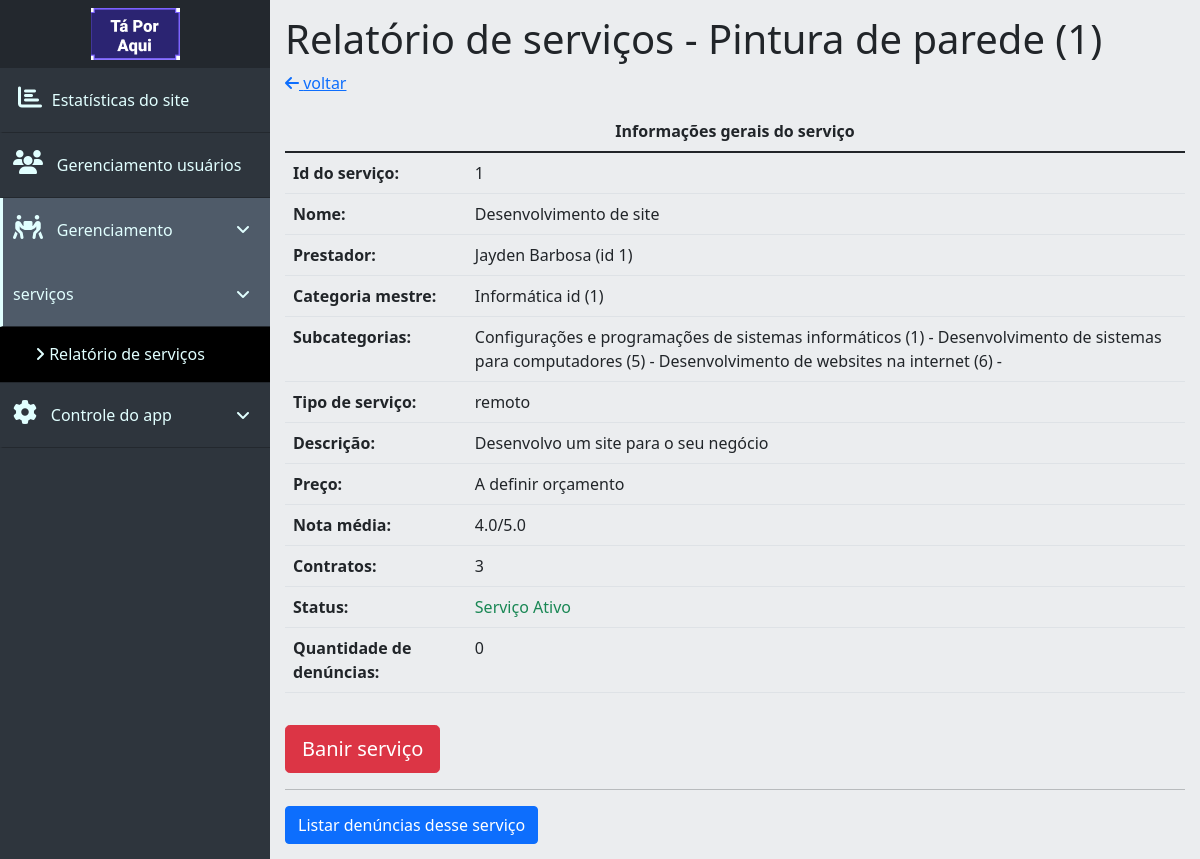
The page /dashboard/serviceManagement/service.php?id=1 (signed in) on the database its author committed.
### tables this page shows
CREATE TABLE `servicos` (
  `id_servico` int(11) NOT NULL,
  `id_prestador_servico` int(11) NOT NULL,
  `nome_servico` varchar(30) NOT NULL,
  `tipo_servico` int(11) NOT NULL COMMENT '0 = remoto, 1 = presencial',
  `desc_servico` text NOT NULL,
  `orcamento_servico` decimal(8,2) DEFAULT NULL,
  `crit_orcamento_servico` varchar(30) NOT NULL,
  `data_public_servico` timestamp NULL DEFAULT current_timestamp(),
  `nota_media_servico` decimal(2,1) DEFAULT NULL,
  `status_servico` int(11) DEFAULT 1 COMMENT '0 = suspenso, 1 = disponível, 2 = denunciado/banido, 3 = ocultado pelo user',
  `qnt_visualizacoes_servico` int(11) NOT NULL DEFAULT 0
);

CREATE TABLE `usuarios` (
  `id_usuario` int(11) NOT NULL,
  `nome_usuario` varchar(15) NOT NULL,
  `sobrenome_usuario` varchar(15) NOT NULL,
  `fone_usuario` varchar(20) NOT NULL,
  `email_usuario` varchar(40) NOT NULL,
  `senha_usuario` char(40) NOT NULL,
  `data_nasc_usuario` date NOT NULL,
  `sexo_usuario` char(1) NOT NULL,
  `classif_usuario` int(11) NOT NULL COMMENT '0 = cliente, 1 = prestador, 2 = pequeno negócio',
  `cep_usuario` char(8) NOT NULL,
  `uf_usuario` char(2) NOT NULL,
  `cidade_usuario` varchar(30) NOT NULL,
  `bairro_usuario` varchar(30) NOT NULL,
  `rua_usuario` varchar(30) NOT NULL,
  `numero_usuario` varchar(5) NOT NULL,
  `comple_usuario` varchar(20) DEFAULT NULL,
  `data_entrada_usuario` timestamp NULL DEFAULT current_timestamp(),
  `desc_usuario` text DEFAULT NULL,
  `site_usuario` varchar(40) DEFAULT NULL,
  `status_usuario` int(11) NOT NULL DEFAULT 1 COMMENT '0 = suspenso, 1 = ativo, 2 = denunciado/banido',
  `online_usuario` tinyint(1) NOT NULL DEFAULT 1,
  `imagem_usuario` varchar(60) DEFAULT 'no_picture.jpg',
  `nota_media_usuario` decimal(2,1) DEFAULT NULL,
  `posicao_usuario` point DEFAULT NULL
);

CREATE TABLE `servico_categorias` (
  `id_servico_categoria` int(11) NOT NULL,
  `id_servico` int(11) NOT NULL,
  `id_categoria` int(11) NOT NULL,
  `id_subcategoria` int(11) NOT NULL
);

CREATE TABLE `subcategorias` (
  `id_subcategoria` int(11) NOT NULL,
  `id_categoria` int(11) NOT NULL,
  `nome_subcategoria` varchar(60) NOT NULL
);

### dashboard/assets/getData.php (called while the page is built, shortened)
<?php
class DbConnection {
    private $host = 'localhost';
    private $dbname = 'ta_por_aqui';
    private $user = 'root';
    private $password = '';
    public function connect(){
        try{
            $connect = new PDO(
                "mysql:host=$this->host;dbname=$this->dbname;",
                "$this->user",
                "$this->password"
            );
            $connect->exec('SET CHARACTER SET utf8');
            return $connect;
        } catch (PDOException $e){
            echo 'Não foi possivel se conectar com o servidor <br>';
            echo 'Código do erro: ' . $e->getCode() . '<br> Mensagem de erro: ' . $e->getMessage();
        }
    }
}
class ServiceReport {
    private $con;
    public $id_servico;
    public function __construct($id){
        $this->con = new DbConnection();
        $this->con = $this->con->connect();
        $this->id_servico = $id;
    }
    public function getServiceInfo(){
        $query = "SELECT s.id_servico, s.nome_servico, s.id_prestador_servico, u.nome_usuario, u.sobrenome_usuario, s.tipo_servico, s.desc_servico, s.orcamento_servico, s.crit_orcamento_servico, s.nota_media_servico, s.status_servico from servicos s join usuarios u on s.id_prestador_servico = u.id_usuario WHERE id_servico = $this->id_servico";
        $stmt = $this->con->query($query);
        return $stmt->fetch(PDO::FETCH_ASSOC);
    }
    public function getServiceSubCategories(){
        $query = "SELECT sc.id_subcategoria, sub.nome_subcategoria from servico_categorias sc join subcategorias sub on sc.id_subcategoria = sub.id_subcategoria where id_servico = $this->id_servico";
        $stmt = $this->con->query($query);
        return $stmt->fetchAll(PDO::FETCH_ASSOC);
    }
    public function getServiceMasterCategory(){
        $query = "SELECT sc.id_categoria, c.nome_categoria from servico_categorias sc join categorias c on sc.id_categoria = c.id_categoria where id_servico = $this->id_servico";
        $stmt = $this->con->query($query);
        return $stmt->fetch(PDO::FETCH_ASSOC);
    }
    public function getQntContracts(){
        $query = "SELECT count(*) as qntContratos from contratos where id_servico = $this->id_servico";
        $stmt = $this->con->query($query);
        return $stmt->fetch(PDO::FETCH_ASSOC)['qntContratos'];
    }
    public function getQntComplains(){
        $query = "SELECT count(*) as qntDenuncias from denuncia_servico where id_servico = $this->id_servico";
        $stmt = $this->con->query($query);
        return $stmt->fetch(PDO::FETCH_ASSOC)['qntDenuncias'];
    }
}

### dashboard/serviceManagement/service.php (the view, shortened to what this page needs)
<?php
require "../assets/getData.php";
$serviceReport = new ServiceReport($_GET['id']);
$serviceInfo = $serviceReport->getServiceInfo();
$serviceMasterCategory = $serviceReport->getServiceMasterCategory();
$serviceSubCategories = $serviceReport->getServiceSubCategories();
?>
<!DOCTYPE html>
<html lang="pt-br">
<head>
    <link href="https://cdn.jsdelivr.net/npm/bootstrap@5.1.1/dist/css/bootstrap.min.css" rel="stylesheet">
    <link rel="stylesheet" href="../style.css">
</head>
<body>
<div class="nav-side-menu">
    <div class="brand py-2"><img src="../../assets/images/dumb-brand.png" alt="logo"></div>
    <div class="menu-list">
        <ul id="menu-content" class="menu-content collapse out">
            <li>
                <a href="../analisys.php"><i class="fas fa-chart-bar sidebar-icon"></i> Estatísticas do site</a>
            </li>
            <li data-bs-toggle="collapse" data-bs-target="#gerenciamentoUsuarios" class="collapsed">
                <div class="moreItems"><i class="fas fa-users sidebar-icon"></i> Gerenciamento usuários <span class="arrow"><i class="fa fa-angle-down"></i></span></div>
            </li>
            <li data-bs-toggle="collapse" data-bs-target="#gerenciamentoServicos" class="collapsed active">
                <div class="moreItems"><i class="fas fa-people-carry sidebar-icon"></i> Gerenciamento serviços <span class="arrow"><i class="fa fa-angle-down"></i></span></div>
            </li>
            <ul class="sub-menu collapse" id="gerenciamentoServicos">
                <li class="active"><a href="serviceReport.php"><i class="fa fa-angle-right"></i> Relatório de serviços</a></li>
            </ul>
            <li data-bs-toggle="collapse" data-bs-target="#appControl" class="collapsed">
                <div class="moreItems"><i class="fas fa-cog sidebar-icon"></i> Controle do app <span class="arrow"><i class="fa fa-angle-down"></i></span></div>
            </li>
        </ul>
    </div>
</div>
<div class="main" id="pagina">
    <h1>Relatório de serviços - Pintura de parede (1)</h1>
    <a href="serviceReport.php"> <i class="fas fa-arrow-left"></i> voltar </a>
    <table class="table table-hover mt-3" style="max-width: 900px">
        <thead class="thead-dark">
        <tr>
            <th colspan="2" class="text-center">Informações gerais do serviço</th>
        </tr>
        </thead>
        <tbody>
        <tr>
            <th>Id do serviço:</th>
            <td><?=$_GET['id']?></td>
        </tr>
        <tr>
            <th>Nome:</th>
            <td><?=$serviceInfo['nome_servico']?></td>
        </tr>
        <tr>
            <th>Prestador:</th>
            <td><?=$serviceInfo['nome_usuario']?> <?=$serviceInfo['sobrenome_usuario']?> (id <?=$serviceInfo['id_prestador_servico']?>)</td>
        </tr>
        <tr>
            <th>Categoria mestre:</th>
            <td><?=$serviceMasterCategory['nome_categoria']?> id (<?=$serviceMasterCategory['id_categoria']?>)</td>
        </tr>
        <tr>
            <th>Subcategorias:</th>
            <td>
                <?php foreach ($serviceSubCategories as $subCategory) {
                    echo $subCategory['nome_subcategoria'] . " (" . $subCategory['id_subcategoria'] . ") - ";
                }?>
            </td>
        </tr>
        <tr>
            <th>Tipo de serviço:</th>
            <td><?=$serviceInfo['tipo_servico'] == 1? "presencial" : "remoto"?></td>
        </tr>
        <tr>
            <th>Descrição:</th>
            <td><?=$serviceInfo['desc_servico']?></td>
        </tr>
        <tr>
            <th>Preço:</th>
            <td>
                <?php if($serviceInfo['orcamento_servico'] == ""){
                    echo "A definir orçamento";
                } else {
                    echo "R$ " . $serviceInfo['orcamento_servico'] . " " . $serviceInfo['crit_orcamento_servico'];
                }?>
            </td>
        </tr>
        <tr>
            <th>Nota média:</th>
            <td><?=$serviceInfo['nota_media_servico']?>/5.0</td>
        </tr>
        <tr>
            <th>Contratos:</th>
            <td><?=$serviceReport->getQntContracts()?></td>
        </tr>
        <tr>
            <th>Status:</th>
            <td>
                <?php
                switch ($serviceInfo['status_servico']){
                    case 1:
                        echo "<span class='text-success'>Serviço Ativo</span>";
                        break;
                }
                ?>
            </td>
        </tr>
        <tr>
            <th>Quantidade de denúncias:</th>
            <td><?=$serviceReport->getQntComplains()?></td>
        </tr>
        </tbody>
    </table>
    <?php if ($serviceInfo['status_servico'] == 1) {?>
        <form action="service.php?id=<?=$_GET['id']?>" method="post">
            <button type="submit" class="btn btn-danger btn-lg mt-3">Banir serviço</button>
        </form>
    <?php } else if ($serviceInfo['status_servico'] == 2){?>
        <form action="service.php?id=<?=$_GET['id']?>" method="post">
            <input type="hidden" name="changeServiceStatus" value="unban">
            <button type="submit" class="btn btn-danger btn-lg mt-3">Desbanir serviço</button>
        </form>
    <?php }?>
    <hr>
    <button type="button" class="btn btn-primary d-block" data-bs-toggle="collapse" data-bs-target="#complains"
            aria-expanded="false" aria-controls="complains">Listar denúncias desse serviço
    </button>
</div>
</body>
</html>

### dashboard/style.css (style rules this page uses)
body { margin: 0; padding: 0; background-color: #ebedef; }
.main { margin-left: 270px; padding: 15px; }
.nav-side-menu { overflow: auto; background-color: #2e353d; position: fixed; top: 0; width: 270px; height: 100%; color: #e1ffff; }
.nav-side-menu .brand { background-color: #23282e; line-height: 50px; display: block; text-align: center; font-size: 14px; }
.nav-side-menu ul, .nav-side-menu li { list-style: none; padding: 0px; margin: 0px; line-height: 4rem; cursor: pointer; visibility: visible !important; }
.arrow { display: inline-block; padding-left: 10px; padding-right: 10px; vertical-align: middle; float: right; }
.nav-side-menu li i.sidebar-icon { margin-right: 0.6rem; font-size: 1.5em; }
.nav-side-menu ul .active, .nav-side-menu li .active { border-left: 3px solid #e1ffff; background-color: #4f5b69; }
.nav-side-menu li { padding-left: 0px; border-left: 3px solid #2e353d; border-bottom: 1px solid #23282e; }
.nav-side-menu li a { display: block; text-decoration: none; color: #e1ffff; }
.nav-side-menu li a i { padding-left: 15px; width: 20px; padding-right: 20px; }
.nav-side-menu ul .sub-menu li.active, .nav-side-menu li .sub-menu li.active { background-color: #000; }
.nav-side-menu ul .sub-menu li, .nav-side-menu li .sub-menu li { background-color: #181c20; border: none; line-height: 3.4rem; border-bottom: 1px solid #23282e; margin-left: 0px; }
.nav-side-menu li .sub-menu li a, .nav-side-menu ul .sub-menu li a { display: block; padding-left: 20px; }
.nav-side-menu ul .sub-menu li a i, .nav-side-menu li .sub-menu li a i { padding-right: 10px !important; }
.moreItems { padding: 0 10px; }
@media (min-width: 992px) { .nav-side-menu .menu-list .menu-content { display: block; } }

### rows shown on the page
servicos: nome_servico "Desenvolvimento de site", id_prestador_servico.nome_usuario "Jayden", id_prestador_servico.sobrenome_usuario "Barbosa", id_prestador_servico "1", desc_servico "Desenvolvo um site para o seu negócio", nota_media_servico "4.0"
servico_categorias: id_subcategoria.nome_subcategoria "Configurações e programações de sistemas informáticos", id_subcategoria "1"
servico_categorias: id_subcategoria.nome_subcategoria "Desenvolvimento de sistemas para computadores", id_subcategoria "5"
servico_categorias: id_subcategoria.nome_subcategoria "Desenvolvimento de websites na internet", id_subcategoria "6"

### other values the page prints
$_GET['id'] "1"
$serviceMasterCategory['nome_categoria'] "Informática"
$serviceMasterCategory['id_categoria'] "1"
$serviceReport->getQntContracts() "3"
$serviceReport->getQntComplains() "0"
